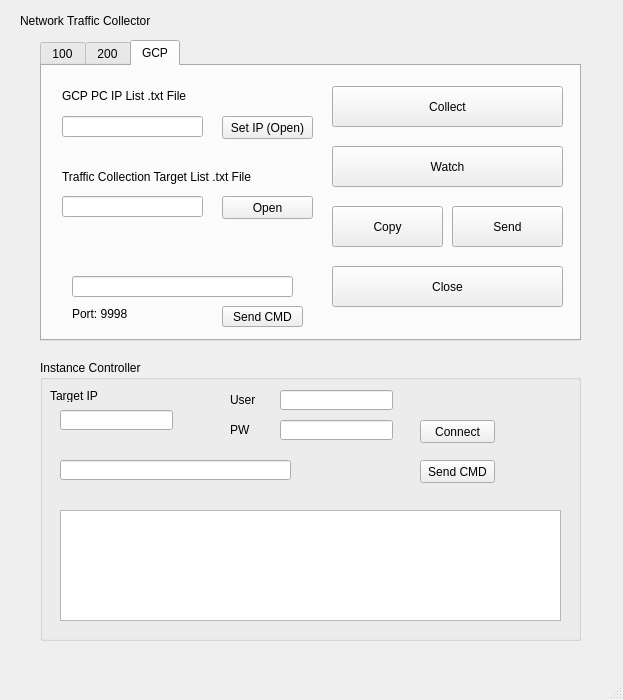
<?xml version="1.0" encoding="UTF-8"?>
<ui version="4.0">
 <class>MainWindow</class>
 <widget class="QMainWindow" name="MainWindow">
  <property name="geometry">
   <rect>
    <x>0</x>
    <y>0</y>
    <width>623</width>
    <height>700</height>
   </rect>
  </property>
  <property name="windowTitle">
   <string>C&amp;C Server Commander</string>
  </property>
  <widget class="QWidget" name="centralwidget">
   <widget class="QLabel" name="label">
    <property name="geometry">
     <rect>
      <x>20</x>
      <y>10</y>
      <width>141</width>
      <height>21</height>
     </rect>
    </property>
    <property name="text">
     <string>Network Traffic Collector</string>
    </property>
   </widget>
   <widget class="QTabWidget" name="tabWidget">
    <property name="geometry">
     <rect>
      <x>40</x>
      <y>40</y>
      <width>541</width>
      <height>301</height>
     </rect>
    </property>
    <property name="currentIndex">
     <number>2</number>
    </property>
    <widget class="QWidget" name="ntc_100">
     <property name="toolTipDuration">
      <number>6</number>
     </property>
     <attribute name="title">
      <string>100</string>
     </attribute>
     <widget class="QLineEdit" name="sip1001">
      <property name="geometry">
       <rect>
        <x>80</x>
        <y>20</y>
        <width>41</width>
        <height>21</height>
       </rect>
      </property>
     </widget>
     <widget class="QLabel" name="label_2">
      <property name="geometry">
       <rect>
        <x>20</x>
        <y>22</y>
        <width>56</width>
        <height>20</height>
       </rect>
      </property>
      <property name="text">
       <string>Start IP :</string>
      </property>
     </widget>
     <widget class="QLabel" name="label_3">
      <property name="geometry">
       <rect>
        <x>20</x>
        <y>62</y>
        <width>56</width>
        <height>20</height>
       </rect>
      </property>
      <property name="text">
       <string>End IP :</string>
      </property>
     </widget>
     <widget class="QLabel" name="label_4">
      <property name="geometry">
       <rect>
        <x>90</x>
        <y>60</y>
        <width>31</width>
        <height>21</height>
       </rect>
      </property>
      <property name="sizePolicy">
       <sizepolicy hsizetype="Preferred" vsizetype="Preferred">
        <horstretch>0</horstretch>
        <verstretch>0</verstretch>
       </sizepolicy>
      </property>
      <property name="text">
       <string>000</string>
      </property>
     </widget>
     <widget class="QLineEdit" name="sip1002">
      <property name="geometry">
       <rect>
        <x>130</x>
        <y>20</y>
        <width>41</width>
        <height>21</height>
       </rect>
      </property>
     </widget>
     <widget class="QLineEdit" name="sip1003">
      <property name="geometry">
       <rect>
        <x>180</x>
        <y>20</y>
        <width>41</width>
        <height>21</height>
       </rect>
      </property>
     </widget>
     <widget class="QLineEdit" name="lip1004">
      <property name="geometry">
       <rect>
        <x>230</x>
        <y>60</y>
        <width>41</width>
        <height>21</height>
       </rect>
      </property>
     </widget>
     <widget class="QLabel" name="label_5">
      <property name="geometry">
       <rect>
        <x>140</x>
        <y>60</y>
        <width>31</width>
        <height>21</height>
       </rect>
      </property>
      <property name="sizePolicy">
       <sizepolicy hsizetype="Preferred" vsizetype="Preferred">
        <horstretch>0</horstretch>
        <verstretch>0</verstretch>
       </sizepolicy>
      </property>
      <property name="text">
       <string>000</string>
      </property>
     </widget>
     <widget class="QPushButton" name="pBtn100_collect">
      <property name="geometry">
       <rect>
        <x>290</x>
        <y>20</y>
        <width>231</width>
        <height>41</height>
       </rect>
      </property>
      <property name="text">
       <string>Collect</string>
      </property>
     </widget>
     <widget class="QPushButton" name="pBtn100_send">
      <property name="geometry">
       <rect>
        <x>410</x>
        <y>140</y>
        <width>111</width>
        <height>41</height>
       </rect>
      </property>
      <property name="text">
       <string>Send</string>
      </property>
     </widget>
     <widget class="QPushButton" name="pBtn100_watch">
      <property name="geometry">
       <rect>
        <x>290</x>
        <y>80</y>
        <width>231</width>
        <height>41</height>
       </rect>
      </property>
      <property name="text">
       <string>Watch</string>
      </property>
     </widget>
     <widget class="QPushButton" name="pBtn100_copy">
      <property name="geometry">
       <rect>
        <x>290</x>
        <y>140</y>
        <width>111</width>
        <height>41</height>
       </rect>
      </property>
      <property name="text">
       <string>Copy</string>
      </property>
     </widget>
     <widget class="QPushButton" name="pBtn100_close">
      <property name="geometry">
       <rect>
        <x>290</x>
        <y>200</y>
        <width>231</width>
        <height>41</height>
       </rect>
      </property>
      <property name="text">
       <string>Close</string>
      </property>
     </widget>
     <widget class="QLineEdit" name="sip1004">
      <property name="geometry">
       <rect>
        <x>230</x>
        <y>20</y>
        <width>41</width>
        <height>21</height>
       </rect>
      </property>
     </widget>
     <widget class="QLabel" name="label_15">
      <property name="geometry">
       <rect>
        <x>190</x>
        <y>60</y>
        <width>31</width>
        <height>21</height>
       </rect>
      </property>
      <property name="sizePolicy">
       <sizepolicy hsizetype="Preferred" vsizetype="Preferred">
        <horstretch>0</horstretch>
        <verstretch>0</verstretch>
       </sizepolicy>
      </property>
      <property name="text">
       <string>000</string>
      </property>
     </widget>
     <widget class="QLineEdit" name="cmd100">
      <property name="geometry">
       <rect>
        <x>30</x>
        <y>210</y>
        <width>221</width>
        <height>21</height>
       </rect>
      </property>
     </widget>
     <widget class="QPushButton" name="pBtn100_cmd">
      <property name="geometry">
       <rect>
        <x>180</x>
        <y>240</y>
        <width>81</width>
        <height>21</height>
       </rect>
      </property>
      <property name="text">
       <string>Send CMD</string>
      </property>
     </widget>
     <widget class="QPushButton" name="pBtnSet100ip">
      <property name="geometry">
       <rect>
        <x>190</x>
        <y>90</y>
        <width>75</width>
        <height>23</height>
       </rect>
      </property>
      <property name="text">
       <string>Set IP</string>
      </property>
     </widget>
     <widget class="QPushButton" name="pBtnOpenTargetList_2">
      <property name="geometry">
       <rect>
        <x>190</x>
        <y>160</y>
        <width>75</width>
        <height>23</height>
       </rect>
      </property>
      <property name="text">
       <string>Open</string>
      </property>
     </widget>
     <widget class="QLabel" name="label_19">
      <property name="geometry">
       <rect>
        <x>30</x>
        <y>125</y>
        <width>221</width>
        <height>31</height>
       </rect>
      </property>
      <property name="text">
       <string>Traffic Collection Target List .txt File</string>
      </property>
     </widget>
     <widget class="QLineEdit" name="gcp_TargetListPath_2">
      <property name="geometry">
       <rect>
        <x>30</x>
        <y>160</y>
        <width>141</width>
        <height>21</height>
       </rect>
      </property>
     </widget>
     <widget class="QLabel" name="label_6">
      <property name="geometry">
       <rect>
        <x>30</x>
        <y>240</y>
        <width>131</width>
        <height>16</height>
       </rect>
      </property>
      <property name="text">
       <string>Port: 9998</string>
      </property>
     </widget>
    </widget>
    <widget class="QWidget" name="ntc_200">
     <attribute name="title">
      <string>200</string>
     </attribute>
     <widget class="QLabel" name="label_7">
      <property name="geometry">
       <rect>
        <x>20</x>
        <y>62</y>
        <width>56</width>
        <height>20</height>
       </rect>
      </property>
      <property name="text">
       <string>End IP :</string>
      </property>
     </widget>
     <widget class="QLabel" name="label_10">
      <property name="geometry">
       <rect>
        <x>20</x>
        <y>22</y>
        <width>56</width>
        <height>20</height>
       </rect>
      </property>
      <property name="text">
       <string>Start IP :</string>
      </property>
     </widget>
     <widget class="QPushButton" name="pBtn200_send">
      <property name="geometry">
       <rect>
        <x>410</x>
        <y>140</y>
        <width>111</width>
        <height>41</height>
       </rect>
      </property>
      <property name="text">
       <string>Send</string>
      </property>
     </widget>
     <widget class="QPushButton" name="pBtn200_watch">
      <property name="geometry">
       <rect>
        <x>290</x>
        <y>80</y>
        <width>231</width>
        <height>41</height>
       </rect>
      </property>
      <property name="text">
       <string>Watch</string>
      </property>
     </widget>
     <widget class="QPushButton" name="pBtn200_collect">
      <property name="geometry">
       <rect>
        <x>290</x>
        <y>20</y>
        <width>231</width>
        <height>41</height>
       </rect>
      </property>
      <property name="text">
       <string>Collect</string>
      </property>
     </widget>
     <widget class="QPushButton" name="pBtn200_copy">
      <property name="geometry">
       <rect>
        <x>290</x>
        <y>140</y>
        <width>111</width>
        <height>41</height>
       </rect>
      </property>
      <property name="text">
       <string>Copy</string>
      </property>
     </widget>
     <widget class="QPushButton" name="pBtn200_close">
      <property name="geometry">
       <rect>
        <x>290</x>
        <y>200</y>
        <width>231</width>
        <height>41</height>
       </rect>
      </property>
      <property name="text">
       <string>Close</string>
      </property>
     </widget>
     <widget class="QLineEdit" name="sip2003">
      <property name="geometry">
       <rect>
        <x>180</x>
        <y>20</y>
        <width>41</width>
        <height>21</height>
       </rect>
      </property>
     </widget>
     <widget class="QLabel" name="label_16">
      <property name="geometry">
       <rect>
        <x>140</x>
        <y>60</y>
        <width>31</width>
        <height>21</height>
       </rect>
      </property>
      <property name="sizePolicy">
       <sizepolicy hsizetype="Preferred" vsizetype="Preferred">
        <horstretch>0</horstretch>
        <verstretch>0</verstretch>
       </sizepolicy>
      </property>
      <property name="text">
       <string>000</string>
      </property>
     </widget>
     <widget class="QLineEdit" name="sip2004">
      <property name="geometry">
       <rect>
        <x>230</x>
        <y>20</y>
        <width>41</width>
        <height>21</height>
       </rect>
      </property>
     </widget>
     <widget class="QLineEdit" name="lip2004">
      <property name="geometry">
       <rect>
        <x>230</x>
        <y>60</y>
        <width>41</width>
        <height>21</height>
       </rect>
      </property>
     </widget>
     <widget class="QLineEdit" name="sip2002">
      <property name="geometry">
       <rect>
        <x>130</x>
        <y>20</y>
        <width>41</width>
        <height>21</height>
       </rect>
      </property>
     </widget>
     <widget class="QLabel" name="label_17">
      <property name="geometry">
       <rect>
        <x>90</x>
        <y>60</y>
        <width>31</width>
        <height>21</height>
       </rect>
      </property>
      <property name="sizePolicy">
       <sizepolicy hsizetype="Preferred" vsizetype="Preferred">
        <horstretch>0</horstretch>
        <verstretch>0</verstretch>
       </sizepolicy>
      </property>
      <property name="text">
       <string>000</string>
      </property>
     </widget>
     <widget class="QLabel" name="label_18">
      <property name="geometry">
       <rect>
        <x>190</x>
        <y>60</y>
        <width>31</width>
        <height>21</height>
       </rect>
      </property>
      <property name="sizePolicy">
       <sizepolicy hsizetype="Preferred" vsizetype="Preferred">
        <horstretch>0</horstretch>
        <verstretch>0</verstretch>
       </sizepolicy>
      </property>
      <property name="text">
       <string>000</string>
      </property>
     </widget>
     <widget class="QLineEdit" name="sip2001">
      <property name="geometry">
       <rect>
        <x>80</x>
        <y>20</y>
        <width>41</width>
        <height>21</height>
       </rect>
      </property>
     </widget>
     <widget class="QLineEdit" name="cmd200">
      <property name="geometry">
       <rect>
        <x>30</x>
        <y>210</y>
        <width>221</width>
        <height>21</height>
       </rect>
      </property>
     </widget>
     <widget class="QPushButton" name="pBtn200_cmd">
      <property name="geometry">
       <rect>
        <x>180</x>
        <y>240</y>
        <width>81</width>
        <height>21</height>
       </rect>
      </property>
      <property name="text">
       <string>Send CMD</string>
      </property>
     </widget>
     <widget class="QPushButton" name="pBtnSet200ip">
      <property name="geometry">
       <rect>
        <x>190</x>
        <y>90</y>
        <width>75</width>
        <height>23</height>
       </rect>
      </property>
      <property name="text">
       <string>Set IP</string>
      </property>
     </widget>
     <widget class="QLineEdit" name="gcp_TargetListPath_3">
      <property name="geometry">
       <rect>
        <x>30</x>
        <y>160</y>
        <width>141</width>
        <height>21</height>
       </rect>
      </property>
     </widget>
     <widget class="QPushButton" name="pBtnOpenTargetList_3">
      <property name="geometry">
       <rect>
        <x>190</x>
        <y>160</y>
        <width>75</width>
        <height>23</height>
       </rect>
      </property>
      <property name="text">
       <string>Open</string>
      </property>
     </widget>
     <widget class="QLabel" name="label_20">
      <property name="geometry">
       <rect>
        <x>30</x>
        <y>125</y>
        <width>221</width>
        <height>31</height>
       </rect>
      </property>
      <property name="text">
       <string>Traffic Collection Target List .txt File</string>
      </property>
     </widget>
    </widget>
    <widget class="QWidget" name="ntc_gcp">
     <attribute name="title">
      <string>GCP</string>
     </attribute>
     <widget class="QLabel" name="label_12">
      <property name="geometry">
       <rect>
        <x>20</x>
        <y>20</y>
        <width>191</width>
        <height>20</height>
       </rect>
      </property>
      <property name="text">
       <string>GCP PC IP List .txt File</string>
      </property>
     </widget>
     <widget class="QPushButton" name="pBtnSetGCPip">
      <property name="geometry">
       <rect>
        <x>180</x>
        <y>50</y>
        <width>91</width>
        <height>23</height>
       </rect>
      </property>
      <property name="text">
       <string>Set IP (Open)</string>
      </property>
     </widget>
     <widget class="QPushButton" name="pBtnGCP_send">
      <property name="geometry">
       <rect>
        <x>410</x>
        <y>140</y>
        <width>111</width>
        <height>41</height>
       </rect>
      </property>
      <property name="text">
       <string>Send</string>
      </property>
     </widget>
     <widget class="QPushButton" name="pBtnGCP_watch">
      <property name="geometry">
       <rect>
        <x>290</x>
        <y>80</y>
        <width>231</width>
        <height>41</height>
       </rect>
      </property>
      <property name="text">
       <string>Watch</string>
      </property>
     </widget>
     <widget class="QPushButton" name="pBtnGCP_collect">
      <property name="geometry">
       <rect>
        <x>290</x>
        <y>20</y>
        <width>231</width>
        <height>41</height>
       </rect>
      </property>
      <property name="text">
       <string>Collect</string>
      </property>
     </widget>
     <widget class="QPushButton" name="pBtnGCP_copy">
      <property name="geometry">
       <rect>
        <x>290</x>
        <y>140</y>
        <width>111</width>
        <height>41</height>
       </rect>
      </property>
      <property name="text">
       <string>Copy</string>
      </property>
     </widget>
     <widget class="QPushButton" name="pBtnGCP_close">
      <property name="geometry">
       <rect>
        <x>290</x>
        <y>200</y>
        <width>231</width>
        <height>41</height>
       </rect>
      </property>
      <property name="text">
       <string>Close</string>
      </property>
     </widget>
     <widget class="QLineEdit" name="gcp_TargetListPath">
      <property name="geometry">
       <rect>
        <x>20</x>
        <y>130</y>
        <width>141</width>
        <height>21</height>
       </rect>
      </property>
     </widget>
     <widget class="QLabel" name="label_13">
      <property name="geometry">
       <rect>
        <x>20</x>
        <y>95</y>
        <width>221</width>
        <height>31</height>
       </rect>
      </property>
      <property name="text">
       <string>Traffic Collection Target List .txt File</string>
      </property>
     </widget>
     <widget class="QLineEdit" name="gcp_ipListPath">
      <property name="geometry">
       <rect>
        <x>20</x>
        <y>50</y>
        <width>141</width>
        <height>21</height>
       </rect>
      </property>
     </widget>
     <widget class="QPushButton" name="pBtnGCP_OpenTargetList">
      <property name="geometry">
       <rect>
        <x>180</x>
        <y>130</y>
        <width>91</width>
        <height>23</height>
       </rect>
      </property>
      <property name="text">
       <string>Open</string>
      </property>
     </widget>
     <widget class="QPushButton" name="pBtnGCP_cmd">
      <property name="geometry">
       <rect>
        <x>180</x>
        <y>240</y>
        <width>81</width>
        <height>21</height>
       </rect>
      </property>
      <property name="text">
       <string>Send CMD</string>
      </property>
     </widget>
     <widget class="QLineEdit" name="cmdGCP">
      <property name="geometry">
       <rect>
        <x>30</x>
        <y>210</y>
        <width>221</width>
        <height>21</height>
       </rect>
      </property>
     </widget>
     <widget class="QLabel" name="label_8">
      <property name="geometry">
       <rect>
        <x>30</x>
        <y>240</y>
        <width>131</width>
        <height>16</height>
       </rect>
      </property>
      <property name="text">
       <string>Port: 9998</string>
      </property>
     </widget>
    </widget>
   </widget>
   <widget class="QGroupBox" name="groupBox">
    <property name="geometry">
     <rect>
      <x>40</x>
      <y>360</y>
      <width>541</width>
      <height>281</height>
     </rect>
    </property>
    <property name="title">
     <string>Instance Controller</string>
    </property>
    <widget class="QPushButton" name="InCtl_btnConnect">
     <property name="geometry">
      <rect>
       <x>380</x>
       <y>60</y>
       <width>75</width>
       <height>23</height>
      </rect>
     </property>
     <property name="text">
      <string>Connect</string>
     </property>
    </widget>
    <widget class="QPushButton" name="pushButton_2">
     <property name="geometry">
      <rect>
       <x>380</x>
       <y>100</y>
       <width>75</width>
       <height>23</height>
      </rect>
     </property>
     <property name="text">
      <string>Send CMD</string>
     </property>
    </widget>
    <widget class="QTextBrowser" name="textBrowser">
     <property name="geometry">
      <rect>
       <x>20</x>
       <y>150</y>
       <width>501</width>
       <height>111</height>
      </rect>
     </property>
    </widget>
    <widget class="QLineEdit" name="InCtl_ipInput">
     <property name="geometry">
      <rect>
       <x>20</x>
       <y>50</y>
       <width>113</width>
       <height>20</height>
      </rect>
     </property>
    </widget>
    <widget class="QLineEdit" name="InCtl_cmd">
     <property name="geometry">
      <rect>
       <x>20</x>
       <y>100</y>
       <width>231</width>
       <height>20</height>
      </rect>
     </property>
    </widget>
    <widget class="QLineEdit" name="InCtl_user">
     <property name="geometry">
      <rect>
       <x>240</x>
       <y>30</y>
       <width>113</width>
       <height>20</height>
      </rect>
     </property>
    </widget>
    <widget class="QLineEdit" name="InCtl_pw">
     <property name="geometry">
      <rect>
       <x>240</x>
       <y>60</y>
       <width>113</width>
       <height>20</height>
      </rect>
     </property>
    </widget>
    <widget class="QLabel" name="label_9">
     <property name="geometry">
      <rect>
       <x>10</x>
       <y>30</y>
       <width>56</width>
       <height>12</height>
      </rect>
     </property>
     <property name="text">
      <string>Target IP</string>
     </property>
    </widget>
    <widget class="QLabel" name="label_11">
     <property name="geometry">
      <rect>
       <x>190</x>
       <y>30</y>
       <width>41</width>
       <height>20</height>
      </rect>
     </property>
     <property name="text">
      <string>User</string>
     </property>
    </widget>
    <widget class="QLabel" name="label_14">
     <property name="geometry">
      <rect>
       <x>190</x>
       <y>60</y>
       <width>41</width>
       <height>20</height>
      </rect>
     </property>
     <property name="text">
      <string>PW</string>
     </property>
    </widget>
   </widget>
  </widget>
  <widget class="QMenuBar" name="menubar">
   <property name="geometry">
    <rect>
     <x>0</x>
     <y>0</y>
     <width>623</width>
     <height>21</height>
    </rect>
   </property>
  </widget>
  <widget class="QStatusBar" name="statusbar"/>
 </widget>
 <resources/>
 <connections/>
</ui>
